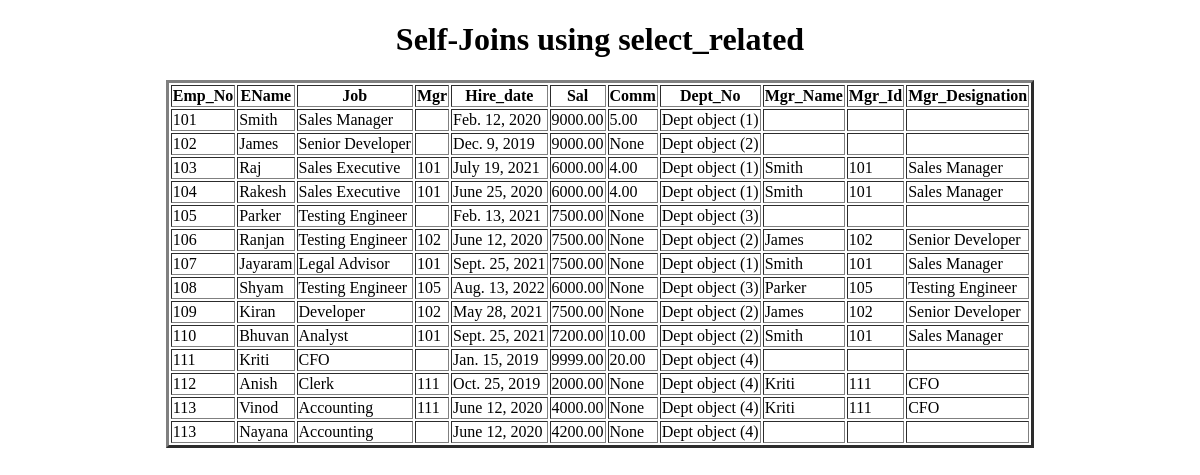
The app's page /selectRelated_EmpMgr/, older data.
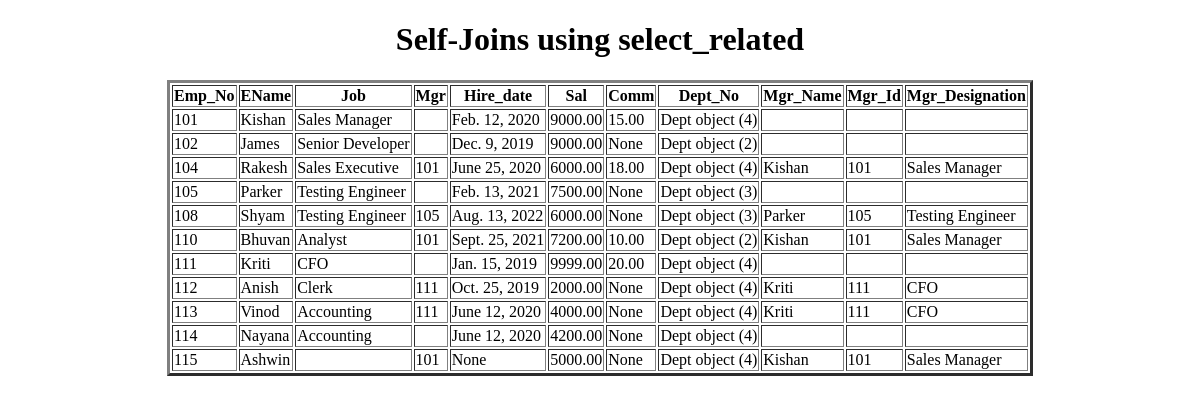
The same page, newer data.
### app/models.py (models this page shows, shortened)
class Emp(models.Model):
    Emp_No = models.IntegerField()
    EName = models.CharField(max_length=100)
    Job = models.CharField(max_length=100)
    Mgr = models.ForeignKey('self', on_delete=models.SET_NULL, null = True, blank = True)
    Hire_date = models.DateField(null=True, blank=True) # default null = False, auto_now = True for current date(date of creation of object) and auto_now_add = True for date of model creation
    Sal = models.DecimalField(max_digits=6, decimal_places=2) # no null vals
    Comm = models.DecimalField(max_digits=6, decimal_places=2, null = True, blank = True)
    Dept_No = models.ForeignKey(Dept, on_delete=models.CASCADE)

class Dept(models.Model):
    Dept_No = models.IntegerField(primary_key=True,)
    DName = models.CharField(max_length=100)
    Location = models.CharField(max_length=100)

### app/views.py (the view)
# urls.py: path('selectRelated_EmpMgr/', selectRelated_EmpMgr, name = 'selectRelated_EmpMgr'),
def selectRelated_EmpMgr(request):
    LEMO = Emp.objects.select_related('Mgr').all()
    d = {'LEMO':LEMO}
    return render(request, 'selectRelated_EmpMgr.html',d)

### templates/selectRelated_EmpMgr.html (shortened to what this page needs)
<!DOCTYPE html>
<html lang="en">
<head>
</head>
<body>
    <center>
        <h1>Self-Joins using select_related</h1>
        <table border="3px">
            <tr>
                <th>Emp_No</th>
                <th>EName</th>
                <th>Job</th>
                <th>Mgr</th>
                <th>Hire_date</th>
                <th>Sal</th>
                <th>Comm</th>
                <th>Dept_No</th>
                <th>Mgr_Name</th>
                <th>Mgr_Id</th>
                <th>Mgr_Designation</th>
            </tr>
            <tbody>
                {% for emo in LEMO %}
                <tr>
                    <td>{{emo.Emp_No}}</td>
                    <td>{{emo.EName}}</td>
                    <td>{{emo.Job}}</td>
                    <td>{{emo.Mgr.Emp_No}}</td>
                    <td>{{emo.Hire_date}}</td>
                    <td>{{emo.Sal}}</td>
                    <td>{{emo.Comm}}</td>
                    <td>{{emo.Dept_No}}</td>
                    <td>{{emo.Mgr.EName}}</td>
                    <td>{{emo.Mgr.Emp_No}}</td>
                    <td>{{emo.Mgr.Job}}</td>
                </tr>
                {% endfor %}
            </tbody>
        </table>
    </center>
</body>
</html>

Row changes from the older to the newer data that the page shows:
removed Emp: Emp_No "103", EName "Raj", Job "Sales Executive", Mgr.Emp_No "101", Hire_date "July 19, 2021", Sal "6000.00", Comm "4.00", Dept_No "Dept object (1)", Mgr.EName "Smith", Mgr.Job "Sales Manager"
removed Emp: Emp_No "106", EName "Ranjan", Job "Testing Engineer", Mgr.Emp_No "102", Hire_date "June 12, 2020", Sal "7500.00", Comm "None", Dept_No "Dept object (2)", Mgr.EName "James", Mgr.Job "Senior Developer"
removed Emp: Emp_No "107", EName "Jayaram", Job "Legal Advisor", Mgr.Emp_No "101", Hire_date "Sept. 25, 2021", Sal "7500.00", Comm "None", Dept_No "Dept object (1)", Mgr.EName "Smith", Mgr.Job "Sales Manager"
removed Emp: Emp_No "109", EName "Kiran", Job "Developer", Mgr.Emp_No "102", Hire_date "May 28, 2021", Sal "7500.00", Comm "None", Dept_No "Dept object (2)", Mgr.EName "James", Mgr.Job "Senior Developer"
changed Emp "Feb. 12, 2020": EName "Smith" → "Kishan"; Comm "5.00" → "15.00"; Dept_No "Dept object (1)" → "Dept object (4)"
changed Emp "Rakesh": Comm "4.00" → "18.00"; Dept_No "Dept object (1)" → "Dept object (4)"; Mgr.EName "Smith" → "Kishan"
changed through a linked row, Emp "Bhuvan": Mgr.EName "Smith" → "Kishan"
changed Emp "Nayana": Emp_No "113" → "114"
added Emp: Emp_No "115", EName "Ashwin", Mgr.Emp_No "101", Hire_date "None", Sal "5000.00", Comm "None", Dept_No "Dept object (4)", Mgr.EName "Kishan", Mgr.Job "Sales Manager"
